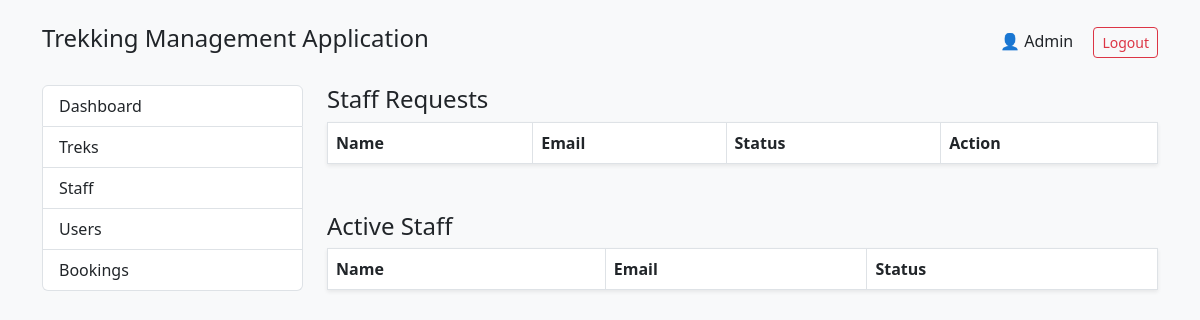
/admin/staff (signed in), run on an earlier commit of the app's database.
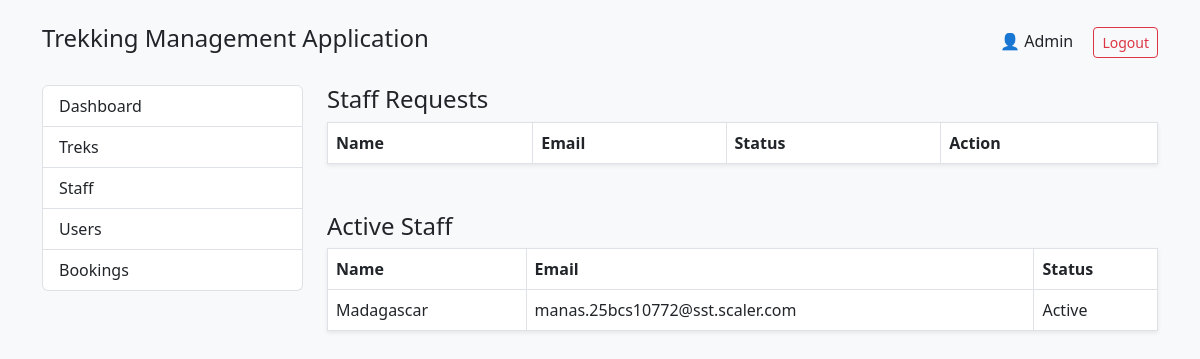
And on a later commit of the database.
### models.py (models this page shows)
class User(db.Model, UserMixin):
    id = db.Column(db.Integer, primary_key=True)
    name = db.Column(db.String(100), nullable=False)
    email = db.Column(db.String(120), unique=True, nullable=False)
    password = db.Column(db.String(200), nullable=False)
    role = db.Column(db.String(20), nullable=False, default='user')
    contact_details = db.Column(db.String(200), nullable=True)
    status = db.Column(db.String(20), nullable=False, default='Active') # Active/Inactive/Pending
    assigned_treks = db.relationship('Trek', backref='assigned_staff', lazy=True)
    bookings = db.relationship('Booking', backref='user', lazy=True)

### routes/admin.py (the view, shortened to what this page needs)
@admin_bp.route('/staff', methods=['GET', 'POST'])
@login_required
@admin_required
def manage_staff():
    pending_staff = User.query.filter_by(role='staff', status='Pending').all()
    active_staff = User.query.filter_by(role='staff', status='Active').all()
    return render_template('admin/staff.html', pending_staff=pending_staff, active_staff=active_staff)

### routes/admin.py (called while the page is built)
def admin_required(f):
    @wraps(f)
    def decorated_function(*args, **kwargs):
        if not current_user.is_authenticated or current_user.role != 'admin':
            flash('Access Denied. Administrator privileges required.', 'danger')
            return redirect(url_for('auth.login'))
        return f(*args, **kwargs)
    return decorated_function

### templates/admin/staff.html (shortened to what this page needs)
{% extends "admin/admin_layout.html" %}
{% block admin_content %}
<h4>Staff Requests</h4>
<table class="table table-bordered bg-white shadow-sm mb-5">
    <thead>
        <tr>
            <th>Name</th>
            <th>Email</th>
            <th>Status</th>
            <th>Action</th>
        </tr>
    </thead>
</table>
<h4>Active Staff</h4>
<table class="table table-bordered bg-white shadow-sm">
    <thead>
        <tr>
            <th>Name</th>
            <th>Email</th>
            <th>Status</th>
        </tr>
    </thead>
    <tbody>
        {% for staff in active_staff %}
        <tr>
            <td>{{ staff.name }}</td>
            <td>{{ staff.email }}</td>
            <td>{{ staff.status }}</td>
        </tr>
        {% endfor %}
    </tbody>
</table>
{% endblock %}

What changed in the data, as far as the page shows it:
added User: name "Madagascar", email "manas.25bcs10772@sst.scaler.com", status "Active"
